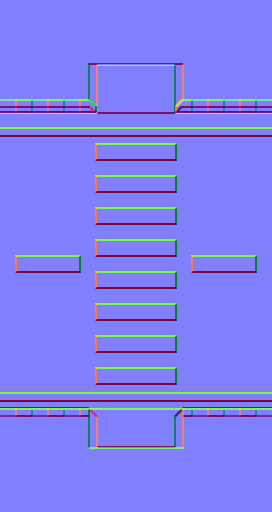
#> input picture NormalMapEditionTools/Rotation/Inputs/road-crosswalk-normal.png, 272 x 512 px; its folder holds only this picture in this run
$ jupyter execute --allow-errors NormalMapRotationTool.ipynb   (shell and % lines are left out)
#> lines starting #> are read from the running program, lines starting #| are printed output that depends on the picture
[cell 1]
import sys
sys.path.append('../../Utils/')

# from utils import show
import cv2
import os
import json
from skimage.io import imread
import numpy as np
from PIL import Image

[cell 2]
input_dir = 'Inputs'
output_dir = 'Outputs'

input_file = 'TEST_FLOOR_Concrete_01a_N.png'
output_file = input_file.replace('.png', '_output.png')

input_path = os.path.join(input_dir, input_file)

#> (the rest of this cell did not finish here and is left out)

[cell 3]
def rotate_image_x(image, angle):
    angle = np.deg2rad(angle)
    normal_map = np.array(image).astype(np.float32) / 255.0

    # print(angle)
    cos_angle = np.cos(angle)
    sin_angle = np.sin(angle)

    rotation_matrix = np.array([
            [1, 0,          0         ],
            [0, cos_angle, -sin_angle],
            [0, sin_angle,  cos_angle]
        ])

    height, width, _ = normal_map.shape
    for y in range(height):
        for x in range(width):
            nx = normal_map[y, x, 0] * 2.0 - 1.0
            ny = normal_map[y, x, 1] * 2.0 - 1.0
            nz = normal_map[y, x, 2] * 2.0 - 1.0

            normal = np.array([nx, ny, nz])

            rotated_normal = np.dot(rotation_matrix, normal)

            rotated_normal = rotated_normal / np.linalg.norm(rotated_normal)

            normal_map[y, x, 0] = (rotated_normal[0] + 1.0) / 2.0
            normal_map[y, x, 1] = (rotated_normal[1] + 1.0) / 2.0
            normal_map[y, x, 2] = (rotated_normal[2] + 1.0) / 2.0

    rotated_image = (normal_map * 255).astype(np.uint8)
    output_image = Image.fromarray(rotated_image)
    save_path = os.path.join(output_dir, output_file)
    output_image.save(save_path)
    print(f'Saved to {save_path}')
    display(output_image)
    return output_image

[cell 4]
def rotate_image_z(image, angle):
    angle = np.deg2rad(angle)
    normal_map = np.array(image).astype(np.float32) / 255.0

    # print(angle)
    cos_angle = np.cos(angle)
    sin_angle = np.sin(angle)

    rotation_matrix = np.array([
        [cos_angle, -sin_angle, 0],
        [sin_angle,  cos_angle, 0],
        [0,          0,         1]
    ])

    height, width, _ = normal_map.shape
    for y in range(height):
        for x in range(width):
            nx = normal_map[y, x, 0] * 2.0 - 1.0
            ny = normal_map[y, x, 1] * 2.0 - 1.0
            nz = normal_map[y, x, 2] * 2.0 - 1.0

            normal = np.array([nx, ny, nz])

            rotated_normal = np.dot(rotation_matrix, normal)

            rotated_normal = rotated_normal / np.linalg.norm(rotated_normal)

            normal_map[y, x, 0] = (rotated_normal[0] + 1.0) / 2.0
            normal_map[y, x, 1] = (rotated_normal[1] + 1.0) / 2.0
            normal_map[y, x, 2] = (rotated_normal[2] + 1.0) / 2.0

    rotated_image = (normal_map * 255).astype(np.uint8)
    output_image = Image.fromarray(rotated_image)
    save_path = os.path.join(output_dir, output_file)
    output_image.save(save_path)
    print('Saved to', save_path)
    display(output_image)
    return output_image

#> (a cell that did not finish here is left out)

[cell 6]
input_dir = 'Inputs'
#> input_dir = 'Inputs'
output_dir = 'Outputs'

# List all files in the input directory
files = os.listdir(input_dir)
#> files = ['road-crosswalk-normal.png']
files = [f for f in files if f.endswith('.png')]

for file in files:
    input_path = os.path.join(input_dir, file)
    output_path = os.path.join(output_dir, file)

    image = Image.open(input_path)
#> image is the input picture: PIL image 272x512 RGBA; mean R, G, B, A 128, 127.7, 242.3, 255
    display(image)
    rotated_image = rotate_image_x(image, 53)
#> after the loop in rotate_image_x, `for y in range(height):`:
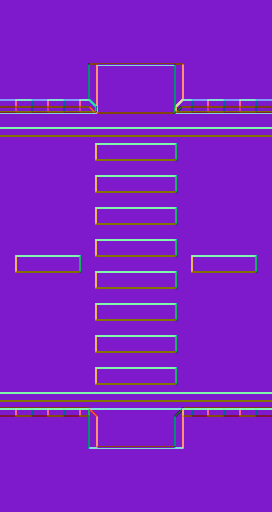
#> normal_map: shape (512, 272, 4) float32; mean R, G, B, A 0.503, 0.139, 0.773, 1
    rotated_image.save(output_path)
